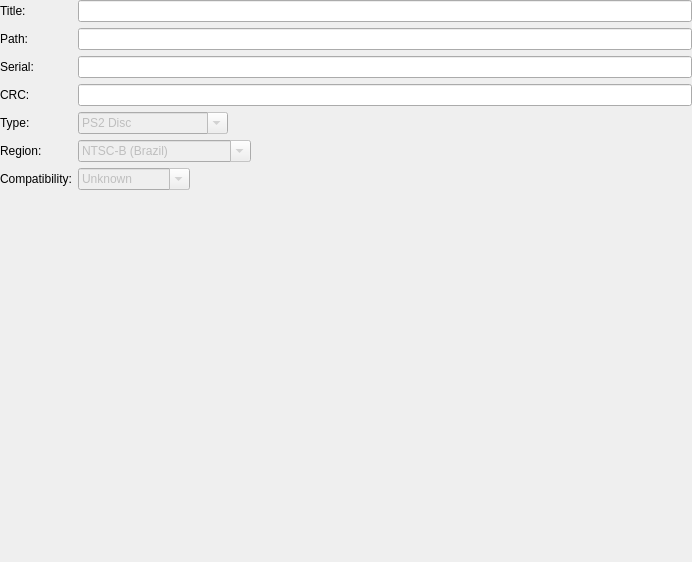
<?xml version="1.0" encoding="UTF-8"?>
<ui version="4.0">
 <class>GameSummaryWidget</class>
 <widget class="QWidget" name="GameSummaryWidget">
  <property name="geometry">
   <rect>
    <x>0</x>
    <y>0</y>
    <width>692</width>
    <height>562</height>
   </rect>
  </property>
  <layout class="QFormLayout" name="formLayout">
   <property name="fieldGrowthPolicy">
    <enum>QFormLayout::ExpandingFieldsGrow</enum>
   </property>
   <property name="leftMargin">
    <number>0</number>
   </property>
   <property name="topMargin">
    <number>0</number>
   </property>
   <property name="rightMargin">
    <number>0</number>
   </property>
   <property name="bottomMargin">
    <number>0</number>
   </property>
   <item row="0" column="0">
    <widget class="QLabel" name="label_4">
     <property name="text">
      <string>Title:</string>
     </property>
    </widget>
   </item>
   <item row="0" column="1">
    <widget class="QLineEdit" name="title">
     <property name="readOnly">
      <bool>true</bool>
     </property>
    </widget>
   </item>
   <item row="1" column="0">
    <widget class="QLabel" name="label_2">
     <property name="text">
      <string>Path:</string>
     </property>
    </widget>
   </item>
   <item row="1" column="1">
    <widget class="QLineEdit" name="path">
     <property name="readOnly">
      <bool>true</bool>
     </property>
    </widget>
   </item>
   <item row="2" column="0">
    <widget class="QLabel" name="label">
     <property name="text">
      <string>Serial:</string>
     </property>
    </widget>
   </item>
   <item row="2" column="1">
    <widget class="QLineEdit" name="serial">
     <property name="readOnly">
      <bool>true</bool>
     </property>
    </widget>
   </item>
   <item row="3" column="0">
    <widget class="QLabel" name="label_36">
     <property name="text">
      <string>CRC:</string>
     </property>
    </widget>
   </item>
   <item row="3" column="1">
    <widget class="QLineEdit" name="crc">
     <property name="readOnly">
      <bool>true</bool>
     </property>
    </widget>
   </item>
   <item row="5" column="0">
    <widget class="QLabel" name="label_3">
     <property name="text">
      <string>Region:</string>
     </property>
    </widget>
   </item>
   <item row="5" column="1">
    <widget class="QComboBox" name="region">
     <property name="enabled">
      <bool>false</bool>
     </property>
     <property name="editable">
      <bool>true</bool>
     </property>
     <item>
      <property name="text">
       <string>NTSC-B (Brazil)</string>
      </property>
     </item>
     <item>
      <property name="text">
       <string>NTSC-C (China)</string>
      </property>
     </item>
     <item>
      <property name="text">
       <string>NTSC-HK (Hong Kong)</string>
      </property>
     </item>
     <item>
      <property name="text">
       <string>NTSC-J (Japan)</string>
      </property>
     </item>
     <item>
      <property name="text">
       <string>NTSC-K (Korea)</string>
      </property>
     </item>
     <item>
      <property name="text">
       <string>NTSC-T (Taiwan)</string>
      </property>
     </item>
     <item>
      <property name="text">
       <string>NTSC-U (US)</string>
      </property>
     </item>
     <item>
      <property name="text">
       <string>Other</string>
      </property>
     </item>
     <item>
      <property name="text">
       <string>PAL-A (Australia)</string>
      </property>
     </item>
     <item>
      <property name="text">
       <string>PAL-AF (South Africa)</string>
      </property>
     </item>
     <item>
      <property name="text">
       <string>PAL-AU (Austria)</string>
      </property>
     </item>
     <item>
      <property name="text">
       <string>PAL-BE (Belgium)</string>
      </property>
     </item>
     <item>
      <property name="text">
       <string>PAL-E (Europe/Australia)</string>
      </property>
     </item>
     <item>
      <property name="text">
       <string>PAL-F (France)</string>
      </property>
     </item>
     <item>
      <property name="text">
       <string>PAL-FI (Finland)</string>
      </property>
     </item>
     <item>
      <property name="text">
       <string>PAL-G (Germany)</string>
      </property>
     </item>
     <item>
      <property name="text">
       <string>PAL-GR (Greece)</string>
      </property>
     </item>
     <item>
      <property name="text">
       <string>PAL-I (Italy)</string>
      </property>
     </item>
     <item>
      <property name="text">
       <string>PAL-IN (India)</string>
      </property>
     </item>
     <item>
      <property name="text">
       <string>PAL-M (Europe/Australia)</string>
      </property>
     </item>
     <item>
      <property name="text">
       <string>PAL-NL (Netherlands)</string>
      </property>
     </item>
     <item>
      <property name="text">
       <string>PAL-NO (Norway)</string>
      </property>
     </item>
     <item>
      <property name="text">
       <string>PAL-P (Portugal)</string>
      </property>
     </item>
     <item>
      <property name="text">
       <string>PAL-R (Russia)</string>
      </property>
     </item>
     <item>
      <property name="text">
       <string>PAL-S (Spain)</string>
      </property>
     </item>
     <item>
      <property name="text">
       <string>PAL-SC (Scandinavia)</string>
      </property>
     </item>
     <item>
      <property name="text">
       <string>PAL-SW (Sweden)</string>
      </property>
     </item>
     <item>
      <property name="text">
       <string>PAL-SWI (Switzerland)</string>
      </property>
     </item>
     <item>
      <property name="text">
       <string>PAL-UK (United Kingdom)</string>
      </property>
     </item>
    </widget>
   </item>
   <item row="6" column="0">
    <widget class="QLabel" name="label_7">
     <property name="text">
      <string>Compatibility:</string>
     </property>
    </widget>
   </item>
   <item row="7" column="1">
    <spacer name="verticalSpacer">
     <property name="orientation">
      <enum>Qt::Vertical</enum>
     </property>
     <property name="sizeHint" stdset="0">
      <size>
       <width>20</width>
       <height>40</height>
      </size>
     </property>
    </spacer>
   </item>
   <item row="6" column="1">
    <widget class="QComboBox" name="compatibility">
     <property name="enabled">
      <bool>false</bool>
     </property>
     <property name="editable">
      <bool>true</bool>
     </property>
     <item>
      <property name="text">
       <string>Unknown</string>
      </property>
     </item>
     <item>
      <property name="text">
       <string>Not Bootable</string>
      </property>
     </item>
     <item>
      <property name="text">
       <string>Reaches Intro</string>
      </property>
     </item>
     <item>
      <property name="text">
       <string>Reaches Menu</string>
      </property>
     </item>
     <item>
      <property name="text">
       <string>In-Game</string>
      </property>
     </item>
     <item>
      <property name="text">
       <string>Perfect</string>
      </property>
     </item>z
    </widget>
   </item>
   <item row="4" column="0">
    <widget class="QLabel" name="label_5">
     <property name="text">
      <string>Type:</string>
     </property>
    </widget>
   </item>
   <item row="4" column="1">
    <widget class="QComboBox" name="type">
     <property name="enabled">
      <bool>false</bool>
     </property>
     <property name="editable">
      <bool>true</bool>
     </property>
     <item>
      <property name="text">
       <string>PS2 Disc</string>
      </property>
      <property name="icon">
       <iconset resource="../resources/resources.qrc">
        <normaloff>:/icons/media-optical-24.png</normaloff>:/icons/media-optical-24.png</iconset>
      </property>
     </item>
     <item>
      <property name="text">
       <string>PS1 Disc</string>
      </property>
      <property name="icon">
       <iconset resource="../resources/resources.qrc">
        <normaloff>:/icons/media-optical-24.png</normaloff>:/icons/media-optical-24.png</iconset>
      </property>
     </item>
     <item>
      <property name="text">
       <string>ELF (PS2 Executable)</string>
      </property>
      <property name="icon">
       <iconset resource="../resources/resources.qrc">
        <normaloff>:/icons/applications-system-24.png</normaloff>:/icons/applications-system-24.png</iconset>
      </property>
     </item>
     <item>
      <property name="text">
       <string>Playlist</string>
      </property>
      <property name="icon">
       <iconset resource="../resources/resources.qrc">
        <normaloff>:/icons/address-book-new-22.png</normaloff>:/icons/address-book-new-22.png</iconset>
      </property>
     </item>
    </widget>
   </item>
  </layout>
 </widget>
 <resources>
  <include location="../resources/resources.qrc"/>
 </resources>
 <connections/>
</ui>
